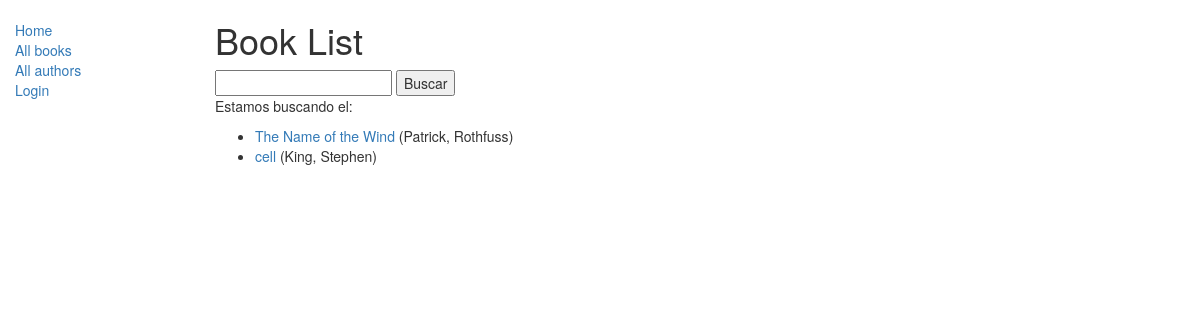
/catalog/books/, run on the app's committed database.
### catalog/models.py (models this page shows, shortened)
class Book(models.Model):
    title = models.CharField(max_length=200)
    author = models.ForeignKey('Author', on_delete=models.SET_NULL, null=True)
    summary = models.TextField(max_length=1000, help_text="Ingrese una breve descripción del libro")
    isbn = models.CharField('ISBN',max_length=13, help_text='13 Caracteres <a href="https://www.isbn-international.org/content/what-isbn">ISBN number</a>')
    genre = models.ManyToManyField(Genre, help_text="Seleccione un genero para este libro")
    language = models.ForeignKey('Language', on_delete=models.SET_NULL, null=True)
    def get_absolute_url(self):
        return reverse('book-detail', args=[str(self.id)])
    def display_genre(self):
        """
        Creates a string for the Genre. This is required to display genre in Admin.
        """
        return ', '.join([ genre.name for genre in self.genre.all()[:3] ])
    display_genre.short_description = 'Genre'

class Author(models.Model):
    first_name = models.CharField(max_length=100)
    last_name = models.CharField(max_length=100)
    date_of_birth = models.DateField(null=True, blank=True)
    date_of_death = models.DateField('Died', null=True, blank=True)
    def __str__(self):
        return '%s, %s' % (self.last_name, self.first_name)
    class Meta:
        ordering = ['last_name']

### catalog/views.py (the view)
# urls.py: path('books/', views.BookListView.as_view(), name='books'),
class BookListView(generic.ListView):
    model = Book
    paginate_by = 10
    def get_context_data(self, **kwargs):
        context = super(BookListView, self).get_context_data(**kwargs)
        context['some_data'] = 'This is just some data'
        return context

### catalog/templates/catalog/book_list.html
{% extends "base_generic.html" %}
{% block content %}
    <h1>Book List</h1>
    <form action="/catalog/search/" method="GET">
      <input type="text" name="title" id="title">
      <input type="submit" value="Buscar">
    </form>
    <p>Estamos buscando el: {{title}}</p>
    {% if book_list %}
    <ul>
      {% for book in book_list %}
      <li>
        <a href="{{ book.get_absolute_url }}">{{ book.title }}</a> ({{book.author}})
      </li>
      {% endfor %}
    </ul>
    {% else %}
      <p>There are no books in the library.</p>
    {% endif %}
{% endblock %}

### catalog/templates/base_generic.html (shortened to what this page needs)
<!DOCTYPE html>
<html lang="en">
<head>
  <link rel="stylesheet" href="https://maxcdn.bootstrapcdn.com/bootstrap/3.3.7/css/bootstrap.min.css">
  {% load static %}
  <link rel="stylesheet" href="{% static 'css/styles.css' %}">
</head>
<body>
  <div class="container-fluid">
    <div class="row">
      <div class="col-sm-2">
      {% block sidebar %}
      <ul class="sidebar-nav">
          <li><a href="{% url 'index' %}">Home</a></li>
          <li><a href="{% url 'books' %}">All books</a></li>
          <li><a href="{% url 'authors' %}">All authors</a></li>
          {% if user.is_authenticated %}
            <li>User: {{ user.get_username }}</li>
            <li><a href="{% url 'my-borrowed' %}">My Borrowed</a></li>
            <li><a href="{% url 'logout'%}?next={{request.path}}">Logout</a></li>
          {% else %}
            <li><a href="{% url 'login'%}?next={{request.path}}">Login</a></li>
          {% endif %}
      </ul>
     {% endblock %}
      </div>
      <div class="col-sm-10 ">
      {% block content %}{% endblock %}
      </div>
    </div>
  </div>
</body>
</html>

### catalog/static/css/styles.css (style rules this page uses)
.sidebar-nav { margin-top: 20px; padding: 0; list-style: none; }

### data on the page
Book: title "The Name of the Wind", author "Patrick, Rothfuss"
Book: title "cell", author "King, Stephen"
